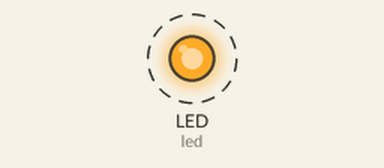
Recording of a program running on a simulated CircuitPython board. Shown: output pins drawn as LEDs (lit = HIGH). Dashed ring = blinking. What the program prints to the serial console is not drawn. At 5.0 s the program ends and the board releases its pins; the recording ends there.

Above: at 0.12 s.
Timing chart, 0 to 3.0 s (numbered marks = the images above):
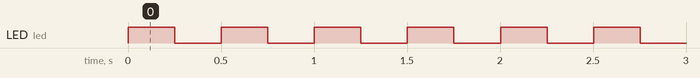

The program:

blinkingLED.py
```python
# Example of blinking the built-in LED for Desert Media Art
# Sri Pranav Srivatsavai
# 2022-09-07

# Uses code from Adafruit
# https://learn.adafruit.com/adafruit-feather-m4-express-atsamd51/creating-and-editing-code

print("Hello Desert Media Art!")
print("Let's Blink")

# Importing necessary libraries
import board
import digitalio
import time

print ("It is now " + str(time.monotonic()))
# print ('The basic LED is attached to pin' + str(board.LED))

# This variable gives us access to the hardware pin
led = digitalio.DigitalInOut(board.LED) # the way we access the pin

# set the pin as the output so that we can turn it on/off
led.direction = digitalio.Direction.OUTPUT

# Record the start time
startTime = time.monotonic()

# How long to blink for
secondsToBlink = 5

print("Starting to Blink")

while (time.monotonic() - startTime) < secondsToBlink:
    led.value = True # ON the LED
    time.sleep(0.5/2) # delay
    led.value = False # OFF the LED
    time.sleep(0.5/2) # delay
    print("  time - %.2f" % time.monotonic()) # sepcial notation of python to say take this and fill in what is inside the bracket

    if led.value == True:
        print("   1")
    else:
        print("   0")

print("All Done")
```

Measured:
- by itself, LED (led): alternates HIGH for 0.25 s and LOW for 0.25 s
